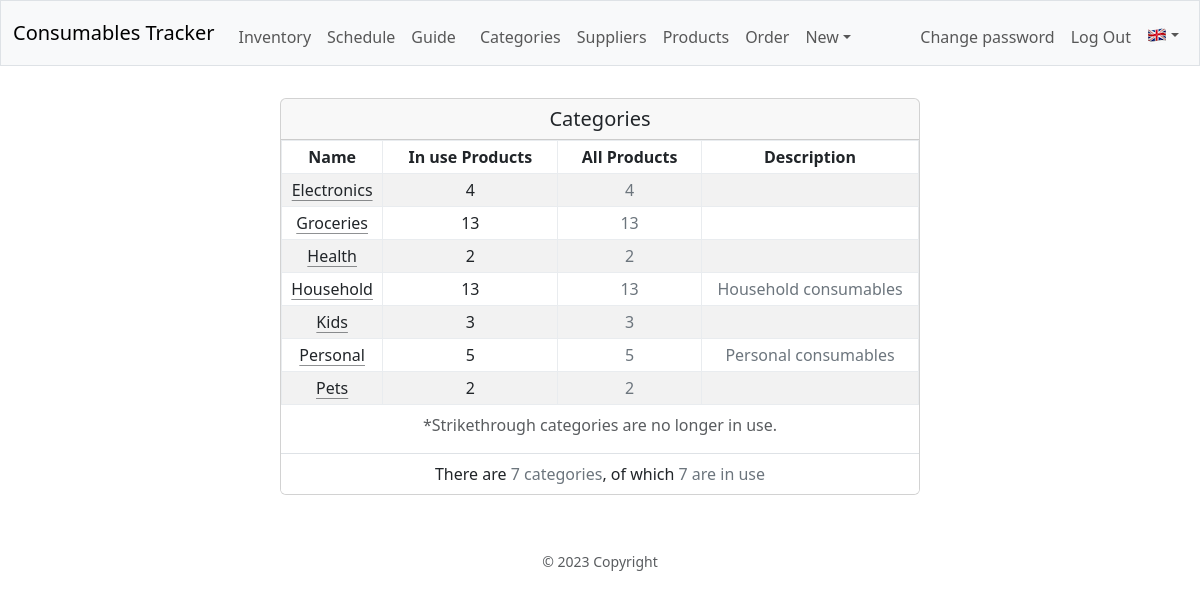
Page /category/categories (signed in) on the committed database.
### database.py (models this page shows, shortened)
class Base(MappedAsDataclass, DeclarativeBase):
    id: Mapped[int] = mapped_column(init=False, primary_key=True)

class Category(Base):
    name: Mapped[str] = mapped_column(unique=True)
    products: Mapped[List["Product"]] = relationship(
        default_factory=list, back_populates="category", repr=False)
    in_use: Mapped[bool] = mapped_column(default=True)
    description: Mapped[Optional[str]] = mapped_column(
        default="", repr=False)
    __table_args__ = (
        Index('idx_category_name', 'name'),
        Index('idx_category_in_use', 'in_use'),
    )
    @property
    def in_use_products(self) -> int:
        with dbSession() as db_session:
            return db_session.scalar(
                select(func.count(Product.id))
                .filter_by(category_id=self.id, in_use=True))
    @property
    def all_products(self) -> int:
        with dbSession() as db_session:
            return db_session.scalar(
                select(func.count(Product.id))
                .filter_by(category_id=self.id))

### blueprints/cat/cat.py (the view)
@cat_bp.route("/categories")
def categories():
    logger.info("Categories page")
    session["last_url"] = url_for(".categories")
    with dbSession() as db_session:
        cats = db_session.scalars(
                select(Category).
                order_by(Category.in_use.desc(), func.lower(Category.name)).
                options(joinedload(Category.products), raiseload("*"))
                ).unique().all()
        stats = {
                "all_categories": db_session.scalar(
                        select(func.count(Category.id))),
                "in_use_categories": db_session.scalar(
                        select(func.count(Category.id))
                        .filter_by(in_use=True)),
        }
    return render_template(
        "cat/categories.html",
        categories=cats,
        stats=stats)

### app.py (called while the page is built, shortened)
def get_locale() -> Literal["ro", "en"]:
    if language := session.get("language"):
        return language

@app.context_processor
def inject_now():
    return {'now': datetime.utcnow()}

### helpers.py (called while the page is built)
def record_factory(*args, **kwargs):
    record = old_factory(*args, **kwargs)
    try:
        record.user = session.get("user_name", default="__x__")
    except RuntimeError:
        record.user = "_sys_"
    record.tztime = datetime.now(
        tz=ZoneInfo("Europe/Bucharest")).strftime("%d.%m %H:%M")
    return record

def admin_required(f):
    @wraps(f)
    def decorated_function(*args, **kwargs):
        if (session.get("user_id") is None) or (not session.get("admin")):
            flash(gettext("You have to be an admin..."), "warning")
            return redirect(url_for("auth.login"))
        return f(*args, **kwargs)
    return decorated_function

### blueprints/cat/templates/cat/categories.html (shortened to what this page needs)
{% extends "layout.html" %}
{% block main %}
<div class="card mx-auto mb-3" style="max-width: 40rem;">
    <div class="card-header h5 py-2">
        {{ gettext("Categories") }}
    </div>
    <ul class="list-group list-group-flush">
        <li class="list-group-item p-0">
            <div class="table-responsive mx-auto" style="width: auto;">
                <table class="table align-middle table-sm table-hover table-bordered border-light-subtle table-striped">
                    <caption class="text-center pb-0">{{ gettext("*Strikethrough categories are no longer in use.") }}</caption>
                    <thead>
                        <tr>
                            <th class="px-3">{{ gettext("Name") }}</th>
                            <th class="px-3">{{ gettext("In use Products") }}</th>
                            <th class="px-3">{{ gettext("All Products") }}</th>
                            <th class="px-3">{{ gettext("Description") }}</th>
                        </tr>
                    </thead>
                    <tbody>
                        {% for category in categories %}
                        <tr>
                            <td><span class="{% if not category.in_use %}text-decoration-line-through{% endif %}"><a class="link-dark link-offset-2 link-underline-opacity-50 link-underline-opacity-100-hover" href="{{ url_for('cat.edit_category', category=category.name) }}">{{ category.name }}</a></span></td>
                            <td>{{ category.in_use_products }}</td>
                            <td class="text-secondary">{{ category.all_products }}</td>
                            <td class="text-secondary">{{ category.description }}</td>
                        </tr>
                        {% endfor %}
                    </tbody>
                </table>
            </div>
        </li>
        <li class="list-group-item">
            {{ ngettext("There is", "There are", stats.all_categories) }} <span class="text-secondary">{{ stats.all_categories }} {{ ngettext("category", "categories", stats.all_categories)}}</span>, {{ ngettext("and", "of which", stats.all_categories) }} <span class="text-secondary">{{ stats.in_use_categories }} {{ ngettext("is in use", "are in use", stats.in_use_categories) }}</span>
        </li>
    </ul>
</div>
{% endblock %}

### rows in the picture
Category: name "Electronics", in_use_products "4", all_products "4"
Category: name "Groceries", in_use_products "13", all_products "13"
Category: name "Health", in_use_products "2", all_products "2"
Category: name "Household", in_use_products "13", all_products "13", description "Household consumables"
Category: name "Kids", in_use_products "3", all_products "3"
Category: name "Personal", in_use_products "5", all_products "5", description "Personal consumables"
Category: name "Pets", in_use_products "2", all_products "2"

### other values in the picture
{{ gettext("Inventory") }} "Inventory"
{{ gettext("Schedule") }} "Schedule"
{{ gettext("Guide") }} "Guide"
{{ gettext("Categories") }} "Categories"
{{ gettext("Suppliers") }} "Suppliers"
{{ gettext("Products") }} "Products"
{{ gettext("Order") }} "Order"
{{ gettext("New") }} "New"
{{ gettext("Change password") }} "Change password"
{{ gettext("*Strikethrough categories are no longer in use.") }} "*Strikethrough categories are no longer in use."
{{ gettext("Name") }} "Name"
{{ gettext("In use Products") }} "In use Products"
{{ gettext("All Products") }} "All Products"
{{ gettext("Description") }} "Description"
{{ ngettext("There is", "There are", stats.all_categories) }} "There are"
